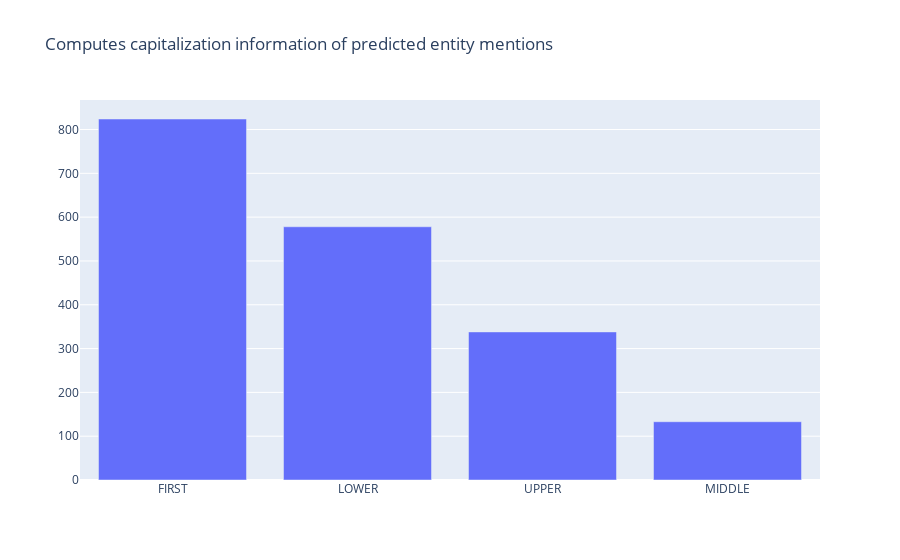

Write notebook code for a chart like this one.
### Code cell
from argilla.metrics.token_classification import entity_capitalness

entity_capitalness(name="spacy_sm_wnut17").visualize()

### Figure 1 — Plotly figure (JSON) as saved in the notebook; plotly's stock layout.template omitted (floating-point values rounded to 4 significant figures)
{"data": [{"type": "bar", "x": ["FIRST", "LOWER", "UPPER", "MIDDLE"], "y": [824, 578, 338, 133]}], "layout": {"autosize": true, "title": {"text": "Computes capitalization information of predicted entity mentions"}, "xaxis": {"autorange": true, "range": [-0.5, 3.5], "title": {"text": ""}, "type": "category"}, "yaxis": {"autorange": true, "range": [0, 867.4], "title": {"text": ""}, "type": "linear"}}}
